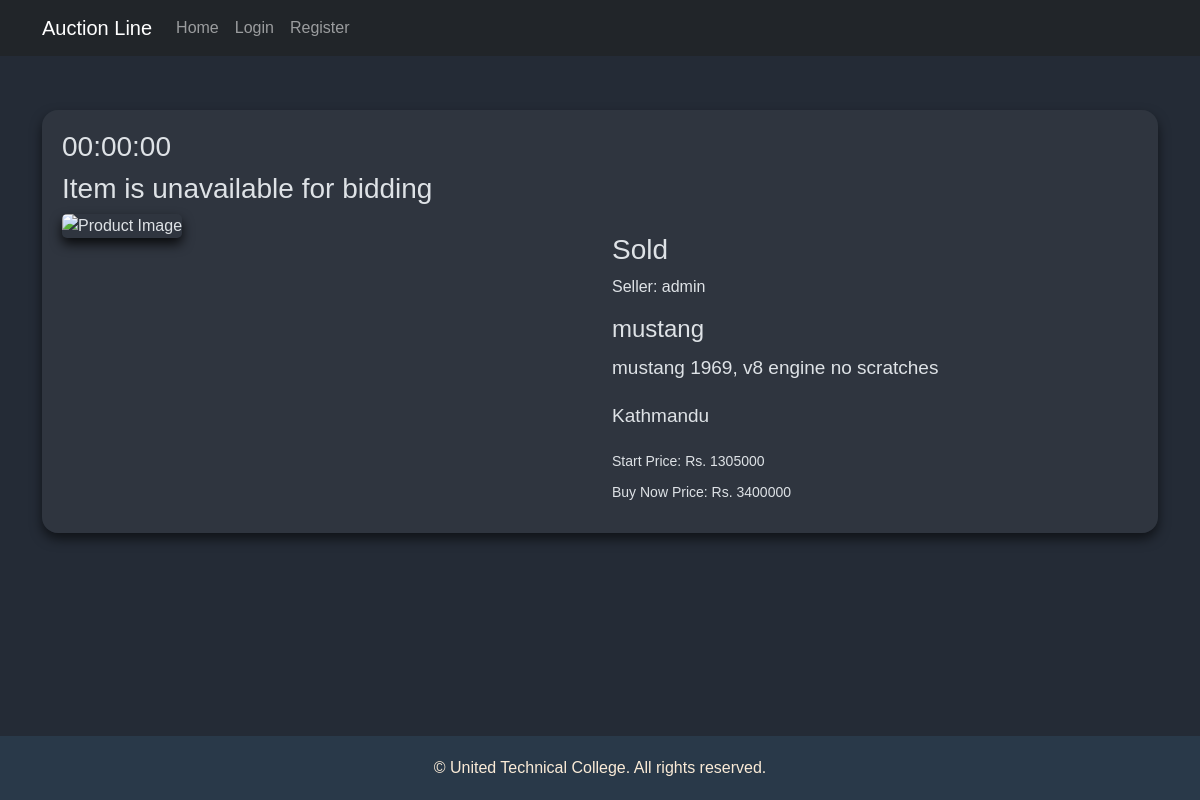
Screenshot of /view/NaqqrasNiZ with the database file from the repository.
### postapp/models.py (models this page shows, shortened)
class Post(models.Model):
    def namecomFile1(self, filename):
        return '/'.join([f"{self.category}_pics", str(self.slug), 'comp_pic.jpg'])
    slug = models.CharField(default=None, max_length=16)
    user = models.ForeignKey(get_user_model(), on_delete=models.CASCADE)
    title = models.CharField(max_length=255)
    category = models.CharField(max_length=255, default='Any')
    description = models.TextField(null=True)
    comp_image = models.ImageField(upload_to=namecomFile1,null=True)
    sell_location = models.CharField(default='any', max_length=128)
    sold = models.BooleanField(default=False)
    winner = models.ForeignKey(UserProfile, on_delete=models.CASCADE, null=True, default=None)
    bidstart = models.IntegerField(default=0)
    buynow = models.IntegerField(default=0)
    date_posted = models.DateTimeField(default=datetime.now())
    date_end = models.DateTimeField(default=None)
    @property
    def is_available(self):
        utc = pytz.UTC
        if self.sold or self.date_end.replace(tzinfo=utc) <= datetime.now().replace(tzinfo=utc) and self.date_end is not None:
            return False
        return True

### userapp/models.py (models this page shows, shortened)
class CustomUser(AbstractUser):
    username = models.CharField(max_length=64, unique=True)
    email=models.EmailField(_('email address'), unique=True)
    USERNAME_FIELD = 'email'
    REQUIRED_FIELDS = []
    objects = CustomUserManager()

### postapp/views.py (the view)
# urls.py: path('view/<str:slug>', postviews.view, name='view'),
@csrf_protect
def view(request, slug):
    post = Post.objects.filter(slug=slug).first()
    imageurl = f'/media/{post.category}_pics/{post.slug}/comp_pic.jpg'
    return render(request, 'postapp/view.html', {'item': post,'available':post.is_available, 'img': imageurl, 'auth': request.user.is_authenticated, 'selfpost':post.user == request.user, 'end':post.date_end})

### templates/postapp/view.html (shortened to what this page needs)
{% extends "base.html" %}
{% block content %}
<div class="container product-container" class="column" alignitems="center">
    <h3 id="timer">00:00:00</h3>
    {% if not available %}
        <h3>Item is unavailable for bidding</h3>
    {% endif %}
    <div class="row">
        <div class="col-md-6">
            <img src="{{ img }}" alt="Product Image" class="img-fluid product-image">
        </div>
        <div class="col-md-6 product-details">
            {% if item.sold %}
            <h3>Sold</h3>
            {% endif %}
            <p class="username">Seller: {{ item.user.username }}</p>
            <h1 class="product-title"> {{ item.title }} </h1>
            <p class="product-descriptions">{{ item.description }}</p>
            <p class="product-descriptions">{{ item.sell_location }}</p>
            <p class="product-price">Start Price: Rs. {{ item.bidstart }}</p>
            <p class="product-price">Buy Now Price: Rs. {{ item.buynow }}</p>
        </div>
    </div>
</div>
{% endblock %}

### templates/base.html (style rules this page uses)
body { padding-top: 60px; background-color: #5e6063; font-family: sans-serif; }
body.dark-theme { background-color: rgb(36, 43, 54); color: #ebebeb; }

### templates/postapp/view.html (style rules this page uses)
.product-container { padding : 20px; margin-top: 50px; margin-bottom: 50px; background-color: rgba(67, 71, 80, 0.363) ; border-radius: 16px; color: #dee2e6; box-shadow: 0 6px 12px rgba(0, 0, 0, 0.568); font-family: Verdana, Tahoma, sans-serif, Helvetica, sans-serif; }
.product-image { width: 100%; height: auto; border-radius: 5px; box-shadow: 0 6px 12px rgba(0, 0, 0, 0.795); }
.product-details { margin-top: 20px; }
.product-title { font-size: 24px; margin-bottom: 10px; }
.product-descriptions { margin-bottom: 20px; font-size: 19px; }
.product-price { font-size: 14px; margin-bottom: 10px; }

### rows the page displays
Post: user.username "admin", title "mustang", description "mustang 1969, v8 engine no scratches", sell_location "Kathmandu", bidstart "1305000", buynow "3400000"
